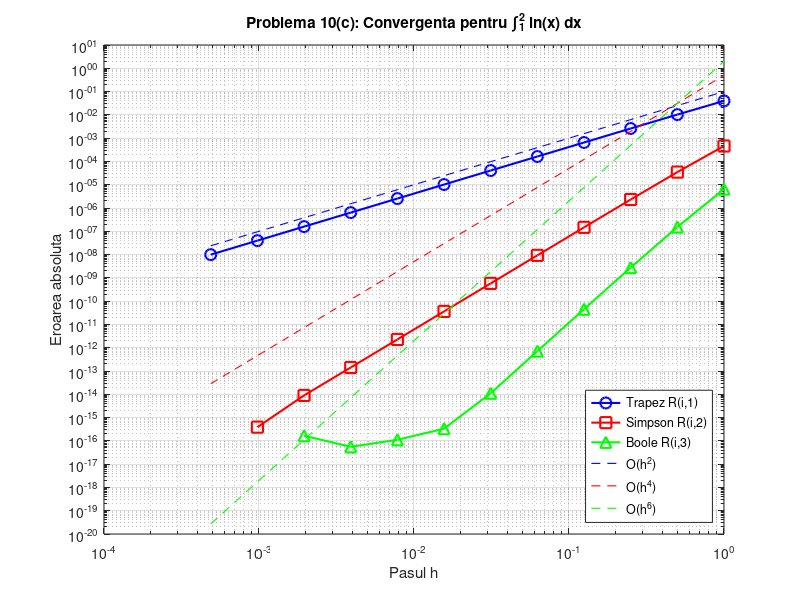

Here is the MATLAB script that generated this plot: (Note: this script raises an error after producing the figure.)
%% Teste Cuadratura Numerica - Problema 3 + Problema 10 (obligatorie)

clear; clc; close all;
format long;

% graficul ramane deschis pana se inchide manual
% (altfel Octave il inchide la sfarsitul scriptului)

%% PROBLEMA 10
fprintf('=============================================================\n');
fprintf('  PROBLEMA 10\n');
fprintf('=============================================================\n\n');

%% 10(a) - R(i+1,2) = Simpson repetat
% R(i,1) = T(h), trapez repetat cu pas h = (b-a)/2^(i-1)
% R(i+1,2) = (4*T(h/2) - T(h)) / 3
% Desfacand, se obtine exact Simpson repetat cu pasul h.
% Eliminam termenul O(h^2) din eroare, ramanem cu O(h^4).

fprintf('--- (a): R(i+1,2) = Simpson repetat ---\n\n');
fprintf('R(i+1,2) = (4*T(h/2) - T(h)) / 3\n');
fprintf('= (h/6)*[f(a) + 4f(a+h/2) + 2f(a+h) + ... + f(b)] = Simpson repetat\n\n');

%% 10(b) - R(i,3) = Boole-Villarceau repetat
% R(i,3) = (16*R(i,2) - R(i-1,2)) / 15
% Elimina si termenul O(h^4), ordin O(h^6).
% Coeficientii care ies sunt (7, 32, 12, 32, 7)/90 = Boole elementar.

fprintf('--- (b): R(i,3) = Boole-Villarceau repetat ---\n\n');
fprintf('R(i,3) = (16*R(i,2) - R(i-1,2)) / 15\n');
fprintf('Coeficientii rezultati: (7,32,12,32,7)/90 = Boole elementar repetat\n\n');

%% 10(c) - Verificare practica pe int_1^2 ln(x) dx
% Valoare exacta: 2*ln(2) - 1

fprintf('--- (c): Verificare pe int_1^2 ln(x) dx ---\n\n');

val_exacta = 2*log(2) - 1;
fprintf('Valoare exacta: 2*ln(2) - 1 = %.15f\n\n', val_exacta);

f_log = @(x) log(x);
a_log = 1; b_log = 2;

% Tabelul Romberg complet
n_max_rom = 12;
R = zeros(n_max_rom, n_max_rom);

% Coloana 1: trapez repetat
for i = 1:n_max_rom
    n_sub = 2^(i-1);
    h = (b_log - a_log) / n_sub;
    suma = f_log(a_log)/2 + f_log(b_log)/2;
    for k = 1:(n_sub-1)
        suma = suma + f_log(a_log + k*h);
    end
    R(i,1) = h * suma;
end

% Extrapolarea Richardson
for j = 2:n_max_rom
    for i = j:n_max_rom
        R(i,j) = (4^(j-1) * R(i, j-1) - R(i-1, j-1)) / (4^(j-1) - 1);
    end
end

% Verificare (a): Simpson repetat vs R(i,2)
fprintf('Verificare (a): Simpson repetat vs R(i,2)\n');
fprintf('%5s %20s %20s %15s\n', 'i', 'R(i,2)', 'Simpson_repetat', 'Diferenta');
for i = 2:min(8, n_max_rom)
    n_sub = 2^(i-2);
    h = (b_log - a_log) / n_sub;
    val_simp = 0;
    for k = 0:(n_sub-1)
        x_l = a_log + k*h;
        val_simp = val_simp + (h/6)*(f_log(x_l) + 4*f_log(x_l+h/2) + f_log(x_l+h));
    end
    fprintf('%5d %20.15f %20.15f %15.2e\n', i, R(i,2), val_simp, abs(R(i,2)-val_simp));
end
fprintf('\n');

% Verificare (b): Boole repetat vs R(i,3)
fprintf('Verificare (b): Boole-Villarceau repetat vs R(i,3)\n');
fprintf('%5s %20s %20s %15s\n', 'i', 'R(i,3)', 'Boole_repetat', 'Diferenta');
for i = 3:min(9, n_max_rom)
    n_sub = 2^(i-3);
    h = (b_log - a_log) / n_sub;
    val_boole = 0;
    for k = 0:(n_sub-1)
        x0 = a_log + k*h;
        val_boole = val_boole + (h/90)*(7*f_log(x0) + 32*f_log(x0+h/4) + ...
                    12*f_log(x0+h/2) + 32*f_log(x0+3*h/4) + 7*f_log(x0+h));
    end
    fprintf('%5d %20.15f %20.15f %15.2e\n', i, R(i,3), val_boole, abs(R(i,3)-val_boole));
end
fprintf('\n');

% Erori pentru graficul loglog
h_trap = zeros(n_max_rom, 1);
err_trap = zeros(n_max_rom, 1);
for i = 1:n_max_rom
    h_trap(i) = (b_log - a_log) / 2^(i-1);
    err_trap(i) = abs(R(i,1) - val_exacta);
end

h_simp = zeros(n_max_rom-1, 1);
err_simp = zeros(n_max_rom-1, 1);
for i = 2:n_max_rom
    h_simp(i-1) = (b_log - a_log) / 2^(i-2);
    err_simp(i-1) = abs(R(i,2) - val_exacta);
end

h_boole = zeros(n_max_rom-2, 1);
err_boole = zeros(n_max_rom-2, 1);
for i = 3:n_max_rom
    h_boole(i-2) = (b_log - a_log) / 2^(i-3);
    err_boole(i-2) = abs(R(i,3) - val_exacta);
end

% Grafic loglog
figure('Name', 'Problema 10(c)');

idx_t = err_trap > 0;
idx_s = err_simp > 0;
idx_b = err_boole > 0;

loglog(h_trap(idx_t), err_trap(idx_t), 'bo-', 'LineWidth', 1.5, 'MarkerSize', 8);
hold on;
loglog(h_simp(idx_s), err_simp(idx_s), 'rs-', 'LineWidth', 1.5, 'MarkerSize', 8);
loglog(h_boole(idx_b), err_boole(idx_b), 'g^-', 'LineWidth', 1.5, 'MarkerSize', 8);

% Linii de referinta
h_ref = logspace(log10(min(h_trap)), log10(max(h_trap)), 100);
loglog(h_ref, h_ref.^2 * 0.1, 'b--', 'LineWidth', 0.8);
loglog(h_ref, h_ref.^4 * 0.5, 'r--', 'LineWidth', 0.8);
loglog(h_ref, h_ref.^6 * 2, 'g--', 'LineWidth', 0.8);

legend('Trapez R(i,1)', 'Simpson R(i,2)', 'Boole R(i,3)', ...
       'O(h^2)', 'O(h^4)', 'O(h^6)', 'Location', 'SouthEast');
xlabel('Pasul h');
ylabel('Eroarea absoluta');
title('Problema 10(c): Convergenta pentru \int_1^2 ln(x) dx');
grid on;

% salvez in fisier ca sa ramana si daca se inchide fereastra
print('-dpng', 'problema10c_convergenta.png');
fprintf('Grafic salvat: problema10c_convergenta.png\n');
close all;

% Pante estimate
fprintf('\nPante estimate (polyfit log-log):\n');
if sum(idx_t) >= 2
    p = polyfit(log(h_trap(idx_t)), log(err_trap(idx_t)), 1);
    fprintf('  Trapez:  %.2f (teoretic: 2)\n', p(1));
end
if sum(idx_s) >= 2
    p = polyfit(log(h_simp(idx_s)), log(err_simp(idx_s)), 1);
    fprintf('  Simpson: %.2f (teoretic: 4)\n', p(1));
end
if sum(idx_b) >= 2
    p = polyfit(log(h_boole(idx_b)), log(err_boole(idx_b)), 1);
    fprintf('  Boole:   %.2f (teoretic: 6)\n', p(1));
end
fprintf('\n');

%% PROBLEMA 3 - int_0^1 exp(x)/sqrt(x) dx
fprintf('=============================================================\n');
fprintf('  PROBLEMA 3: int_0^1 exp(x)/sqrt(x) dx\n');
fprintf('=============================================================\n\n');

% Valoare de referinta
val_ref = 2.9253035883926652;
fprintf('Valoare de referinta: %.16f\n\n', val_ref);

f_orig = @(x) exp(x) ./ sqrt(x);

%% 3(a) - rezolvare directa
% f(x) = exp(x)/sqrt(x) are singularitate in x=0.
% Evitam x=0, integram pe [eps, 1].
% Romberg converge lent (Euler-Maclaurin nu e valid pt f neneteda).
% Adaptiva merge mai bine, rafineaza automat zona singularitatii.

fprintf('--- (a) Rezolvare directa ---\n\n');

eps_evit = 1e-12;

fprintf('Romberg pe [%.0e, 1]:\n', eps_evit);
[val_rom_a, iter_rom_a, err_rom_a] = my_romberg(f_orig, eps_evit, 1, 1e-9, 15);
fprintf('  Valoare:      %.16f\n', val_rom_a);
fprintf('  Eroare est.:  %.2e\n', err_rom_a);
fprintf('  Iteratii:     %d\n', iter_rom_a);
fprintf('  Eroare reala: %.2e\n\n', abs(val_rom_a - val_ref));

fprintf('Cuadratura adaptiva pe [%.0e, 1]:\n', eps_evit);
[val_adq_a, neval_adq_a] = my_adquad(f_orig, eps_evit, 1, 1e-9);
fprintf('  Valoare:      %.16f\n', val_adq_a);
fprintf('  Evaluari f:   %d\n', neval_adq_a);
fprintf('  Eroare reala: %.2e\n\n', abs(val_adq_a - val_ref));

%% 3(b) - schimbare de variabila
% u = sqrt(x), x = u^2, dx = 2u du
% => int_0^1 exp(u^2)/u * 2u du = 2 * int_0^1 exp(u^2) du
% Integrandul g(u) = 2*exp(u^2) e neted pe [0,1], fara singularitate.

fprintf('--- (b) Schimbare de variabila: u = sqrt(x) ---\n\n');

g_subst = @(u) 2 * exp(u.^2);

fprintf('Romberg pe 2*exp(u^2), [0,1]:\n');
[val_rom_b, iter_rom_b, err_rom_b] = my_romberg(g_subst, 0, 1, 1e-9, 15);
fprintf('  Valoare:      %.16f\n', val_rom_b);
fprintf('  Eroare est.:  %.2e\n', err_rom_b);
fprintf('  Iteratii:     %d\n', iter_rom_b);
fprintf('  Eroare reala: %.2e\n\n', abs(val_rom_b - val_ref));

fprintf('Cuadratura adaptiva pe 2*exp(u^2), [0,1]:\n');
[val_adq_b, neval_adq_b] = my_adquad(g_subst, 0, 1, 1e-9);
fprintf('  Valoare:      %.16f\n', val_adq_b);
fprintf('  Evaluari f:   %d\n', neval_adq_b);
fprintf('  Eroare reala: %.2e\n\n', abs(val_adq_b - val_ref));

%% 3(c) - dezvoltare in serie
% exp(x) = sum x^n/n! => exp(x)/sqrt(x) = sum x^(n-1/2)/n!
% int_0^1 x^(n-1/2) dx = 2/(2n+1)
% => I = sum_{n>=0} 2/((2n+1)*n!)

fprintf('--- (c) Dezvoltare in serie ---\n\n');

tol_serie = 1e-15;
I_serie = 0;
n_term = 0;
factorial_n = 1;
while true
    termen = 2.0 / ((2*n_term + 1) * factorial_n);
    I_serie = I_serie + termen;
    if abs(termen) < tol_serie
        break;
    end
    n_term = n_term + 1;
    factorial_n = factorial_n * n_term;
end

fprintf('Serie analitica I = sum 2/((2n+1)*n!):\n');
fprintf('  Valoare:      %.16f\n', I_serie);
fprintf('  Termeni:      %d\n', n_term + 1);
fprintf('  Eroare reala: %.2e\n\n', abs(I_serie - val_ref));

% Integram numeric si seria trunchiata (dupa substitutie, e neteda)
N_trunc = 30;
f_serie_trunc = @(x) my_serie_exp_sqrt(x, N_trunc);

fprintf('Romberg pe seria trunchiata (%d termeni), [0,1]:\n', N_trunc);
[val_rom_c, iter_rom_c, err_rom_c] = my_romberg(f_serie_trunc, 0, 1, 1e-9, 25);
fprintf('  Valoare:      %.16f\n', val_rom_c);
fprintf('  Eroare est.:  %.2e\n', err_rom_c);
fprintf('  Iteratii:     %d\n', iter_rom_c);
fprintf('  Eroare reala: %.2e\n\n', abs(val_rom_c - val_ref));

fprintf('Cuadratura adaptiva pe seria trunchiata, [0,1]:\n');
[val_adq_c, neval_adq_c] = my_adquad(f_serie_trunc, 0, 1, 1e-9);
fprintf('  Valoare:      %.16f\n', val_adq_c);
fprintf('  Evaluari f:   %d\n', neval_adq_c);
fprintf('  Eroare reala: %.2e\n\n', abs(val_adq_c - val_ref));

%% Tabel comparativ
fprintf('=== COMPARATIE FINALA ===\n');
fprintf('%-35s %20s %12s %10s\n', 'Metoda', 'Valoare', 'Eroare', 'Efort');
fprintf('%s\n', repmat('-', 1, 80));
fprintf('%-35s %20.12f %12.2e %8d it\n', ...
    '(a) Romberg directa', val_rom_a, abs(val_rom_a-val_ref), iter_rom_a);
fprintf('%-35s %20.12f %12.2e %8d ev\n', ...
    '(a) Adaptiva directa', val_adq_a, abs(val_adq_a-val_ref), neval_adq_a);
fprintf('%-35s %20.12f %12.2e %8d it\n', ...
    '(b) Romberg cu substitutie', val_rom_b, abs(val_rom_b-val_ref), iter_rom_b);
fprintf('%-35s %20.12f %12.2e %8d ev\n', ...
    '(b) Adaptiva cu substitutie', val_adq_b, abs(val_adq_b-val_ref), neval_adq_b);
fprintf('%-35s %20.12f %12.2e %8d t\n', ...
    '(c) Serie analitica', I_serie, abs(I_serie-val_ref), n_term+1);
fprintf('%-35s %20.12f %12.2e %8d it\n', ...
    '(c) Romberg pe serie trunc.', val_rom_c, abs(val_rom_c-val_ref), iter_rom_c);
fprintf('%-35s %20.12f %12.2e %8d ev\n', ...
    '(c) Adaptiva pe serie trunc.', val_adq_c, abs(val_adq_c-val_ref), neval_adq_c);
fprintf('%-35s %20.12f\n', 'Referinta', val_ref);
fprintf('\n');

fprintf('Concluzie:\n');
fprintf('  (a) Romberg converge lent din cauza singularitatii, adaptiva mai bine.\n');
fprintf('  (b) Substitutia elimina singularitatea, ambele metode converg rapid.\n');
fprintf('  (c) Seria I = sum 2/((2n+1)*n!) converge in ~20 termeni.\n');

close all;

% Functiile my_romberg, my_adquad, my_adquad_rec, my_serie_exp_sqrt
% sunt definite in fisiere separate (.m) din acelasi director.
